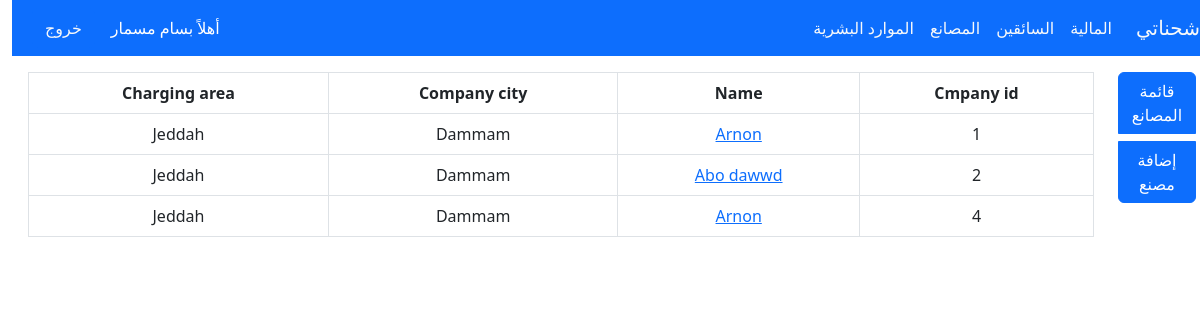
The app's page /companies/ (signed in) with its own data.
### companies/models.py (models this page shows, shortened)
class CompanyModel(models.Model):
    company_name = models.CharField(max_length=225,  help_text='اسم الشركة')
    company_id = models.BigAutoField(primary_key=True)
    company_city = models.CharField(max_length=225,  default='Dammam',help_text='مقر الشركة')
    charging_area = models.CharField( max_length=225, default='Jeddah', help_text='منطقة الشحن ')

### companies/views.py (the view)
# urls.py: path('companies/',company_list, name='company_list' ),
@login_required(login_url='login')
def company_list(request):
    companies = CompanyModel.objects.all()
    return render (request, 'companies/company_list.html',{'companies':companies})

### templates/companies/company_list.html
{% extends 'base.html' %}
{% block item %}
<div class="btn-group-vertical m-3 w-100" role="group" aria-label="Vertical button group">
        <a href="{% url 'company_list' %}" class="btn btn-primary mb-2">قائمة المصانع</a>
        <a href="{% url 'add_company' %}" class="btn btn-primary mb-2"> إضافة مصنع</a>
</div>
{% endblock %}
{% block content %}
<div class="table-responsive m-3 text-center">
    <table class="table table-bordered" id="dataTable" width="100%" cellspacing="0">
        <thead>
            <tr>
                <th>Cmpany id </th>
                <th>Name</th>
                <th>Company city</th>
                <th>Charging area</th>
            </tr>
        </thead>
        <tbody>
            {% for company in companies %}
            <tr>
                <td>{{ company.company_id }} </td>
                <td>
                    <a href="{% url 'company_details' company.pk%}">{{ company.company_name }}</a>
                </td>
                <td>{{ company.company_city }} </td>
                <td>{{ company.charging_area}} </td>
            </tr>
            {% endfor %}
        </tbody>
    </table>
</div>
{% endblock %}

### templates/base.html (shortened to what this page needs)
{% load static %}
<!doctype html>
<html lang="ar" dir="rtl">
<head>
    <link rel="stylesheet" href="https://cdn.jsdelivr.net/npm/bootstrap@5.2.3/dist/css/bootstrap.rtl.min.css"
>
    <link href="{% static 'css/style.css' %}" rel="stylesheet">
    <link rel="stylesheet" href="https://use.fontawesome.com/releases/v5.8.1/css/all.css">
</head>
<body>
    {% if user.is_authenticated %}
    <header>
       <nav class="navbar navbar-expand-lg bg-primary ">
            <div class="container-fluid ">
                <a class="navbar-brand text-light" href="{% url 'home' %}">شحناتي</a>
                <div class="collapse navbar-collapse" id="navbarSupportedContent">
                    <ul class="navbar-nav me-auto mb-2 mb-lg-0">
                        <li class="nav-item">
                            <a class="nav-link active text-light" aria-current="page"
                                href="{% url 'catch_receipt_list' %}">المالية</a>
                        </li>
                        <li class="nav-item">
                            <a class="nav-link active text-light" aria-current="page"
                                href="{% url 'driver_list' %}">السائقين</a>
                        </li>
                        <li class="nav-item">
                            <a class="nav-link active text-light" aria-current="page"
                                href="{% url 'company_list' %}">المصانع</a>
                        </li>
                        <li class="nav-item">
                            <a class="nav-link active text-light" aria-current="page"
                                href="{% url 'accounts_list' %}">الموارد البشرية</a>
                        </li>
                    </ul>
                    <div class="d-grid gap-2 d-md-flex justify-content-md-end">
                        {% if user.is_authenticated %}
                        <span class=" m-2 text-white">أهلاً {{ user.first_name }}</span>
                        <button class="btn btn-primary me-md-2" type="button"><a class="nav-link active text-light" aria-current="page"
                            href="{% url 'logout' %}">خروج</a>
                         </button>
                         {% else %}
                        <button class="btn btn-primary me-md-2" type="button"><a class="nav-link active text-light" aria-current="page"
                            href="{% url 'login' %}">تسجيل الدخول</a>
                         </button>
                        {% endif %}
                    </div>
                </div>
            </div>
        </nav>
        {% endif %}
    </header>
    <div class="row justify-content-start">
        <div class="col-1">
            {% block item %}
            {% endblock %}
        </div>
        <div class="col-11">
            {% block content %}
            {% endblock %}
        </div>
    </div>
</body>
</html>

### records on screen
CompanyModel: company_name "Arnon", company_city "Dammam", charging_area "Jeddah"
CompanyModel: company_name "Abo dawwd", company_city "Dammam", charging_area "Jeddah"
CompanyModel: company_name "Arnon", company_city "Dammam", charging_area "Jeddah"

### other values on screen
{{ user.first_name }} "بسام مسمار"
